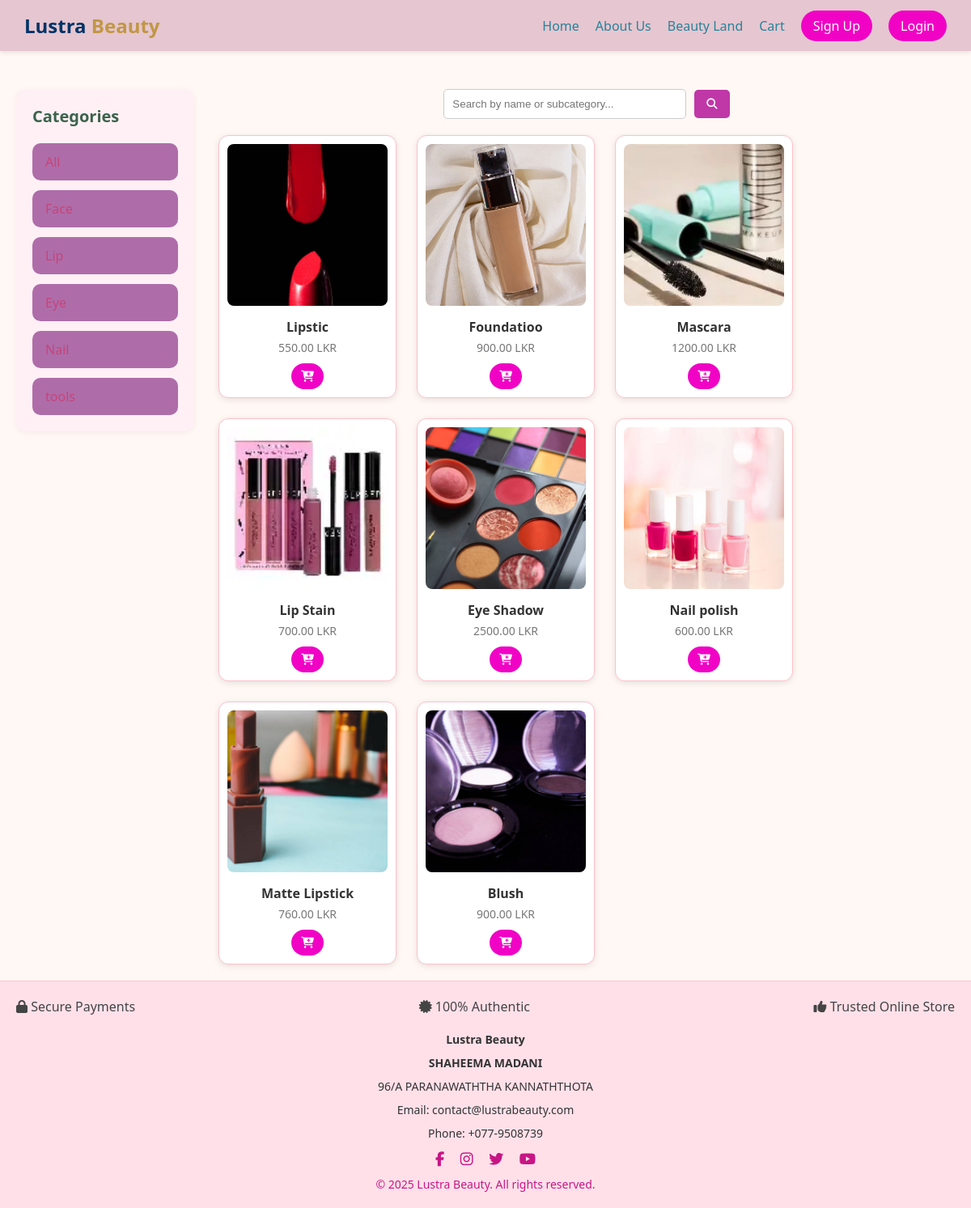
The app's page /beautyland.php with its own data.
### tables this page shows
CREATE TABLE `categories` (
  `id` int(11) NOT NULL,
  `name` varchar(100) NOT NULL
);

CREATE TABLE `products` (
  `id` int(11) NOT NULL,
  `name` varchar(100) NOT NULL,
  `price` decimal(10,2) NOT NULL,
  `category_id` int(11) DEFAULT NULL,
  `subcategory_id` int(11) DEFAULT NULL,
  `image` varchar(255) DEFAULT NULL
);

### beautyland.php (the view, shortened to what this page needs)
<?php
$conn = new mysqli("localhost", "root", "", "Beauty_Website");
$categoryRes = $conn->query("SELECT * FROM categories");
$categories = [];
while ($row = $categoryRes->fetch_assoc()) {
    $categories[] = $row;
}
$query = "SELECT * FROM products";
$products = $conn->query($query);
?>
<!DOCTYPE html>
<html lang="en">
<head>
  <link rel="stylesheet" href="css/beautyland.css" />
  <link rel="stylesheet" href="https://cdnjs.cloudflare.com/ajax/libs/font-awesome/6.5.0/css/all.min.css" />
</head>
<body>
<div class="Page-wrapper">
    <nav class="navbar">
      <div class="logo">Lustra <span>Beauty</span></div>
      <ul class="nav-links">
        <li><a href="index.php">Home</a></li>
        <li><a href="about.php">About Us</a></li>
        <li><a href="beautyland.php">Beauty Land</a></li>
        <li><a href="cart.php"> Cart</a></li>
        <?php if (isset($_SESSION['username'])): ?>
      <li>
   <a href="profile.php" style="
    display: inline-block;
    background-color: white;
    color: #C19745;
    font-weight: bold;
    padding: 2px 2px;
    border-radius: 6px;
    text-decoration: none;
    transition: 0.3s;
  ">
    Hi, <?php echo $_SESSION['username']; ?> 👋
  </a>
</li>
      <li><a href="logout.php" class="login-btn">Logout</a></li>
    <?php else: ?>
      <li><a href="signup.php" class="login-btn">Sign Up</a></li>
      <li><a href="login.php" class="login-btn">Login</a></li>
    <?php endif; ?>
      </ul>
    </nav>
  <div class="beauty-container">
    <aside class="sidebar">
      <h3>Categories</h3>
      <ul>
        <li><a href="beautyland.php">All</a></li>
        <?php foreach ($categories as $cat): ?>
          <li><a href="beautyland.php?category=<?= $cat['id'] ?>"><?= $cat['name'] ?></a></li>
        <?php endforeach; ?>
      </ul>
    </aside>
    <main class="product-section">
      <div class="search-bar">
  <input type="text" id="searchInput" onkeyup="searchProducts()" placeholder="Search by name or subcategory...">
  <button onclick="searchProducts()"><i class="fas fa-search"></i></button>
</div>
      <div class="product-grid" id="productGrid">
        <?php while ($p = $products->fetch_assoc()): ?>
          <div class="product-card">
            <img src="product_images/<?= htmlspecialchars($p['image']) ?>" alt="<?= htmlspecialchars($p['name']) ?>" />
            <h4><?= htmlspecialchars($p['name']) ?></h4>
            <p><?= htmlspecialchars($p['price']) ?> LKR</p>
            <div class="button-group">
              <button class="add-to-cart" onclick="addToCart('<?= $p['name'] ?>', <?= $p['price'] ?>, '<?= $p['image'] ?>')"><i class="fas fa-cart-plus"></i></button>
            </div>
          </div>
        <?php endwhile; ?>
      </div>
    </main>
  </div>
</div>
  <footer class="footer">
    <div class="footer-top">
      <div class="info-box"><i class="fas fa-lock"></i> Secure Payments</div>
      <div class="info-box"><i class="fas fa-certificate"></i> 100% Authentic</div>
      <div class="info-box"><i class="fas fa-thumbs-up"></i> Trusted Online Store</div>
    </div>
    <div class="footer-contact">
      <p><strong>Lustra Beauty</strong></p>
      <p><strong>SHAHEEMA MADANI</strong></p>
      <p>96/A PARANAWATHTHA KANNATHTHOTA</p>
      <p>Email: contact@lustrabeauty.com</p>
      <p>Phone: +077-9508739</p>
    </div>
    <div class="footer-social">
      <a href="#"><i class="fab fa-facebook-f"></i></a>
      <a href="#"><i class="fab fa-instagram"></i></a>
      <a href="#"><i class="fab fa-twitter"></i></a>
      <a href="#"><i class="fab fa-youtube"></i></a>
    </div>
    <p class="copyright">&copy; 2025 Lustra Beauty. All rights reserved.</p>
  </footer>
</body>
</html>

### css/beautyland.css (style rules this page uses)
* { margin: 0; padding: 0; box-sizing: border-box; }
body { font-family: 'Segoe UI', sans-serif; background-color: #fff8f4; color: #333; min-height: 100vh; display: flex; flex-direction: column; }
.navbar { background-color: #E6C6D0; padding: 15px 30px; display: flex; justify-content: space-between; align-items: center; position: fixed; top: 0; width: 100%; z-index: 1000; box-shadow: 0 2px 6px rgba(0,0,0,0.1); }
.logo { font-size: 24px; font-weight: bold; color: #003366; }
.logo span { color: #C19745; }
.nav-links { list-style: none; display: flex; gap: 20px; }
.nav-links li a { text-decoration: none; color: #25839b; font-weight: 500; transition: 0.3s; }
nav a.login-btn { background-color: #f003c5; color: #fff; border: none; padding: 8px 15px; border-radius: 20px; transition: 0.3s; }
.beauty-container { display: flex; margin-top: 90px; padding: 20px; }
.sidebar { width: 220px; background-color: #fff0f5; padding: 20px; border-radius: 12px; box-shadow: 0 2px 8px rgba(0,0,0,0.05); height: fit-content; }
.sidebar h3 { font-size: 20px; color: #3b634b; margin-bottom: 20px; }
.sidebar ul { list-style: none; display: flex; flex-direction: column; gap: 12px; }
.sidebar ul li a { background-color: #fbe8f1; padding: 12px 16px; display: block; border-radius: 10px; color: #c5457b; font-weight: 500; text-decoration: none; background-color: #ae6da9; transition: background 0.3s; }
.search-bar { margin-bottom: 20px; display: flex; gap: 10px; justify-content: center; align-items: center; }
.search-bar input { padding: 10px; width: 300px; border-radius: 6px; border: 1px solid #ccc; }
.search-bar button { padding: 10px 15px; border: none; background-color: #f003c5; color: white; border-radius: 5px; cursor: pointer; }
.product-section { flex: 1; margin-left: 30px; }
.product-grid { display: flex; flex-wrap: wrap; gap: 25px; }
.product-card { width: 220px; background-color: white; border: 1px solid #ffc0cb; border-radius: 12px; padding: 10px; text-align: center; box-shadow: 0 2px 8px rgba(0,0,0,0.1); transition: transform 0.2s; }
.product-card img { width: 100%; height: 200px; object-fit: cover; border-radius: 8px; margin-bottom: 10px; }
.product-card h4 { font-size: 16px; color: #333; margin-bottom: 5px; }
.product-card p { font-size: 14px; color: #777; margin-bottom: 10px; }
.button-group { display: flex; gap: 10px; justify-content: center; }
.add-to-cart, .buy-now { padding: 8px 12px; border: none; border-radius: 20px; font-size: 14px; cursor: pointer; font-weight: bold; }
.add-to-cart { background-color: #F003C5; color: white; }
.footer { background-color: #ffe0e9; padding: 20px; text-align: center; color: #c71585; font-size: 14px; border-top: 1px solid #ffc0cb; }
.footer-top { display: flex; flex-wrap: wrap; justify-content: space-between; gap: 30px; max-width: 1200px; margin: 0 auto 20px; text-align: center; }
.info-box { font-size: 16px; color: #444; }
.footer-contact { margin: 10px 0; color: #333; font-size: 14px; }
.footer-social { margin: 10px 0; }
.footer-social a { margin: 0 8px; font-size: 18px; color: #c71585; transition: color 0.3s; }
.footer p { margin-top: 10px; }

### beautyland.php (style rules this page uses)
a { text-decoration: none !important; }
.search-bar { margin-bottom: 20px; display: flex; gap: 10px; justify-content: center; align-items: center; }
.search-bar input { padding: 10px; width: 300px; border-radius: 5px; border: 1px solid #ccc; }
.search-bar button { padding: 10px 15px; border: none; background-color:rgb(192, 55, 167); color: white; border-radius: 5px; cursor: pointer; }

### records on screen
categories: name "Face"
categories: name "Lip"
categories: name "Eye"
categories: name "Nail"
categories: name "tools"
products: image (picture), name "Lipstic", price "550.00"
products: image (picture), name "Foundatioo", price "900.00"
products: image+name (picture), name "Mascara", price "1200.00"
products: image (picture), name "Lip Stain", price "700.00"
products: image (picture), name "Eye Shadow", price "2500.00"
products: image (picture), name "Nail polish", price "600.00"
products: image (picture), name "Matte Lipstick", price "760.00"
products: image (picture), name "Blush", price "900.00"
